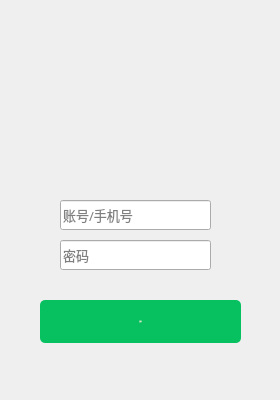
<?xml version="1.0" encoding="UTF-8"?>
<ui version="4.0">
 <class>logindialog</class>
 <widget class="QDialog" name="logindialog">
  <property name="enabled">
   <bool>true</bool>
  </property>
  <property name="geometry">
   <rect>
    <x>0</x>
    <y>0</y>
    <width>280</width>
    <height>400</height>
   </rect>
  </property>
  <property name="minimumSize">
   <size>
    <width>280</width>
    <height>400</height>
   </size>
  </property>
  <property name="maximumSize">
   <size>
    <width>280</width>
    <height>400</height>
   </size>
  </property>
  <property name="windowTitle">
   <string>Dialog</string>
  </property>
  <property name="styleSheet">
   <string notr="true">QPushButton{
	border:one;
	
}
QPushButton#loginPushButton{
	background-color:rgb(7,193,96);
	border-radius:5px;
	color:white;
	font:normal 16px&quot;微软雅黑&quot;;
}
QPushButton#loginPushButton:hover{
	background-color:rgb(56,205,127);
}
QPushButton#btnClose{
	
	
	image: url(:/images/close3.jpg);
}
QPushButton#btnClose:hover{
	background-color: rgba(251,115,115,200);
	
}
QPushButton#btnSet{
	
	image: url(:/images/set1.png);
}
QPushButton#btnSet:hover{
	background-color: rgba(227,227,227,200);
	
}

QDialog#logindialog{
	border-radius:5px;
}
</string>
  </property>
  <widget class="QLabel" name="label">
   <property name="geometry">
    <rect>
     <x>0</x>
     <y>0</y>
     <width>280</width>
     <height>400</height>
    </rect>
   </property>
   <property name="sizePolicy">
    <sizepolicy hsizetype="Preferred" vsizetype="Preferred">
     <horstretch>0</horstretch>
     <verstretch>0</verstretch>
    </sizepolicy>
   </property>
   <property name="frameShadow">
    <enum>QFrame::Sunken</enum>
   </property>
   <property name="text">
    <string/>
   </property>
   <property name="pixmap">
    <pixmap resource="images/images.qrc">:/login1.png</pixmap>
   </property>
  </widget>
  <widget class="QLineEdit" name="usrLineEdit">
   <property name="geometry">
    <rect>
     <x>60</x>
     <y>200</y>
     <width>151</width>
     <height>30</height>
    </rect>
   </property>
   <property name="font">
    <font>
     <family>微软雅黑</family>
     <pointsize>10</pointsize>
    </font>
   </property>
   <property name="text">
    <string/>
   </property>
   <property name="placeholderText">
    <string>账号/手机号</string>
   </property>
  </widget>
  <widget class="QLineEdit" name="pwdLineEdit">
   <property name="geometry">
    <rect>
     <x>60</x>
     <y>240</y>
     <width>151</width>
     <height>30</height>
    </rect>
   </property>
   <property name="font">
    <font>
     <family>微软雅黑</family>
     <pointsize>10</pointsize>
    </font>
   </property>
   <property name="text">
    <string/>
   </property>
   <property name="placeholderText">
    <string>密码</string>
   </property>
  </widget>
  <widget class="QPushButton" name="loginPushButton">
   <property name="geometry">
    <rect>
     <x>40</x>
     <y>300</y>
     <width>201</width>
     <height>43</height>
    </rect>
   </property>
   <property name="font">
    <font>
     <family>微软雅黑</family>
     <pointsize>-1</pointsize>
     <weight>50</weight>
     <italic>false</italic>
     <bold>false</bold>
    </font>
   </property>
   <property name="text">
    <string>登录</string>
   </property>
   <property name="autoDefault">
    <bool>false</bool>
   </property>
   <property name="flat">
    <bool>true</bool>
   </property>
  </widget>
  <widget class="QPushButton" name="btnClose">
   <property name="geometry">
    <rect>
     <x>247</x>
     <y>-2</y>
     <width>33</width>
     <height>29</height>
    </rect>
   </property>
   <property name="text">
    <string/>
   </property>
  </widget>
  <widget class="QPushButton" name="btnSet">
   <property name="geometry">
    <rect>
     <x>213</x>
     <y>0</y>
     <width>34</width>
     <height>27</height>
    </rect>
   </property>
   <property name="text">
    <string/>
   </property>
  </widget>
 </widget>
 <resources>
  <include location="images/images.qrc"/>
 </resources>
 <connections/>
</ui>
